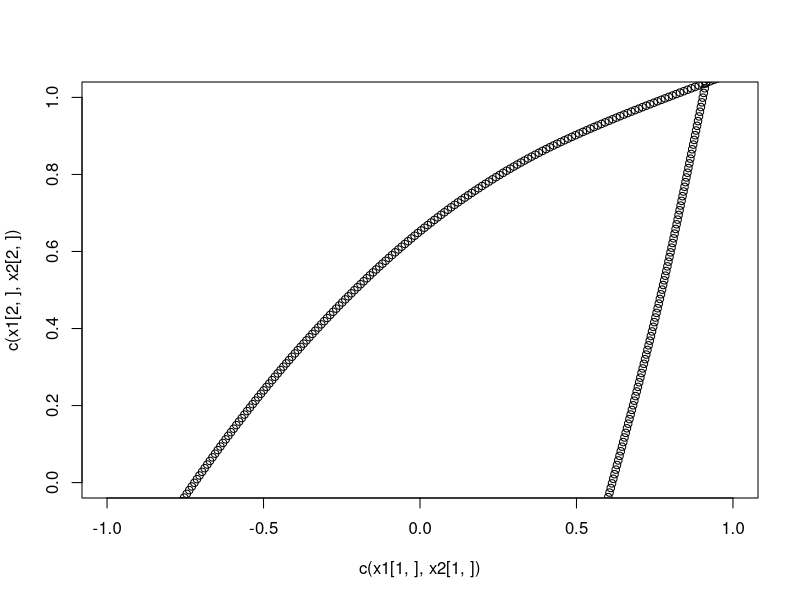
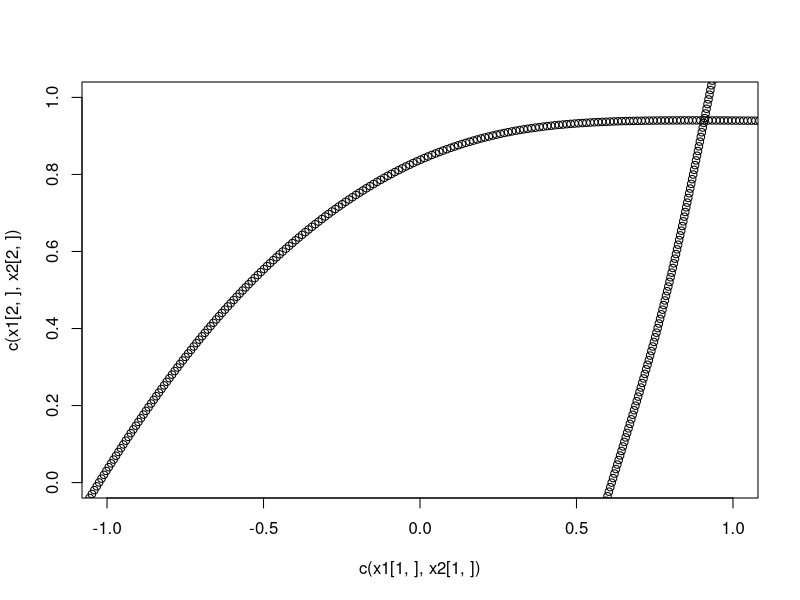
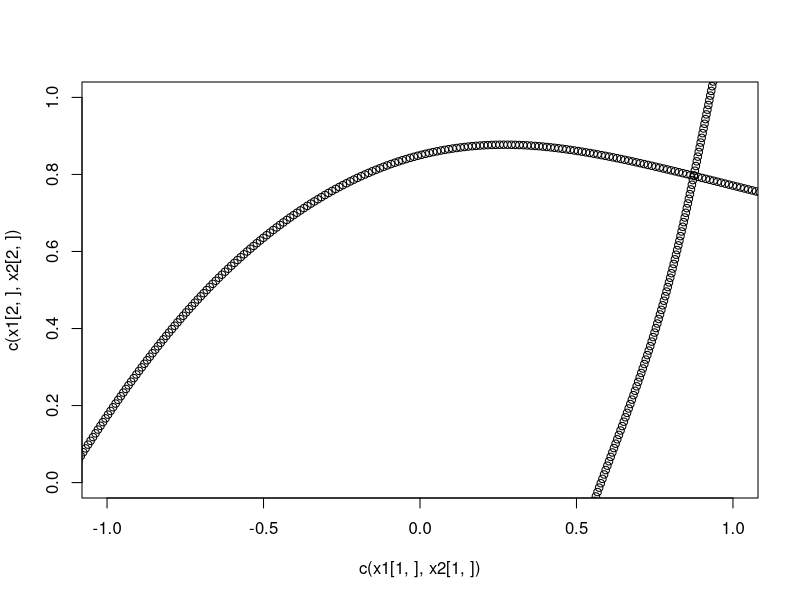
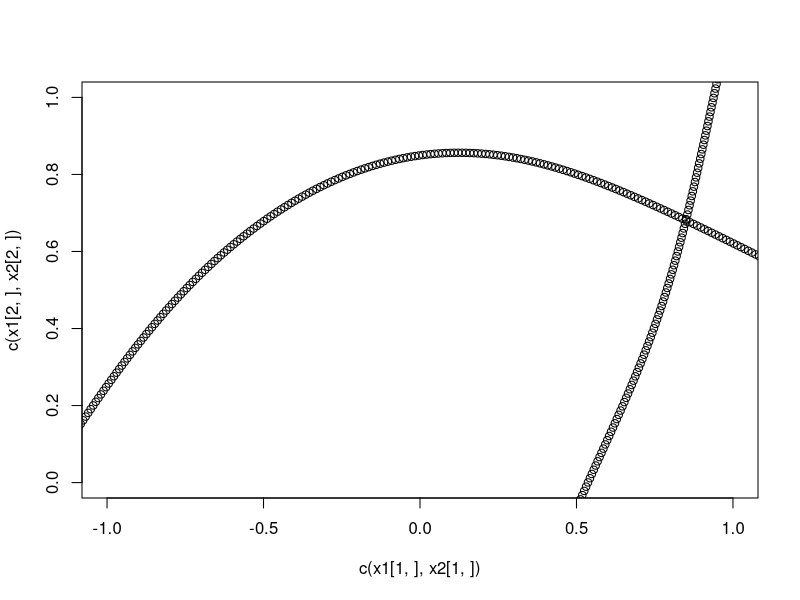
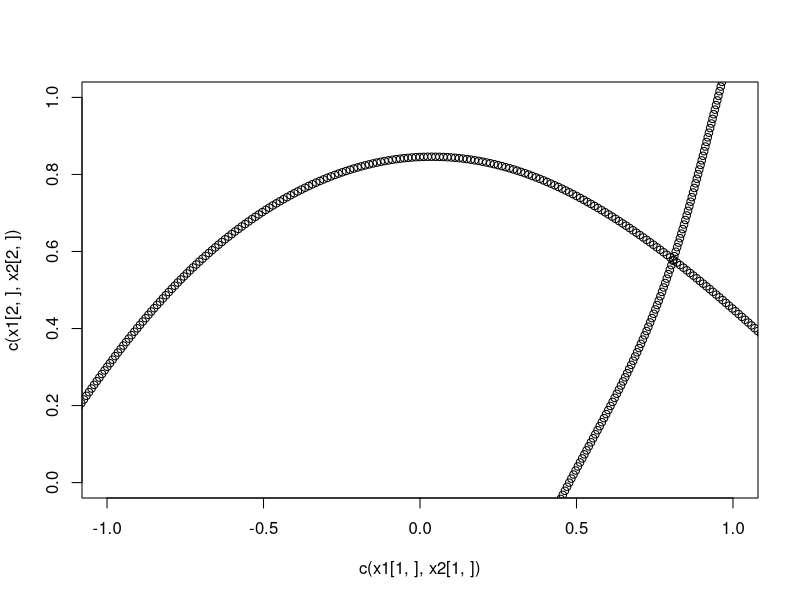
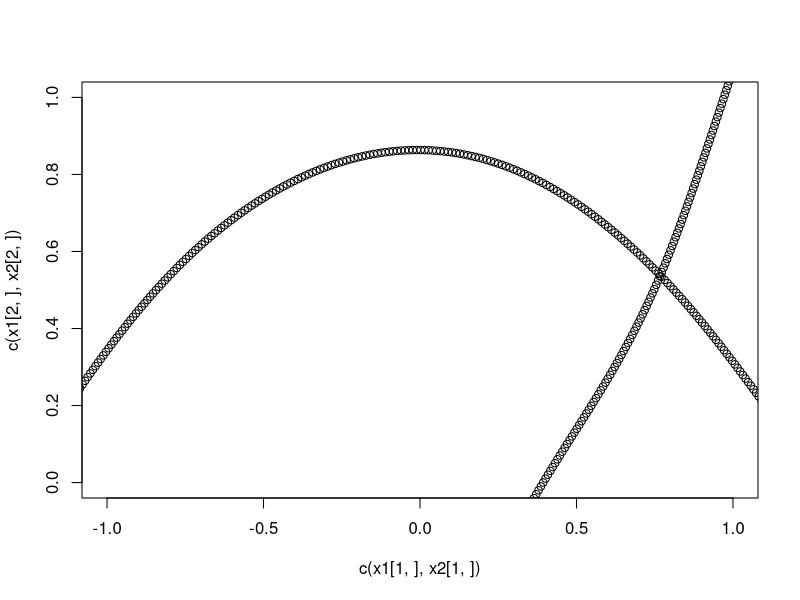
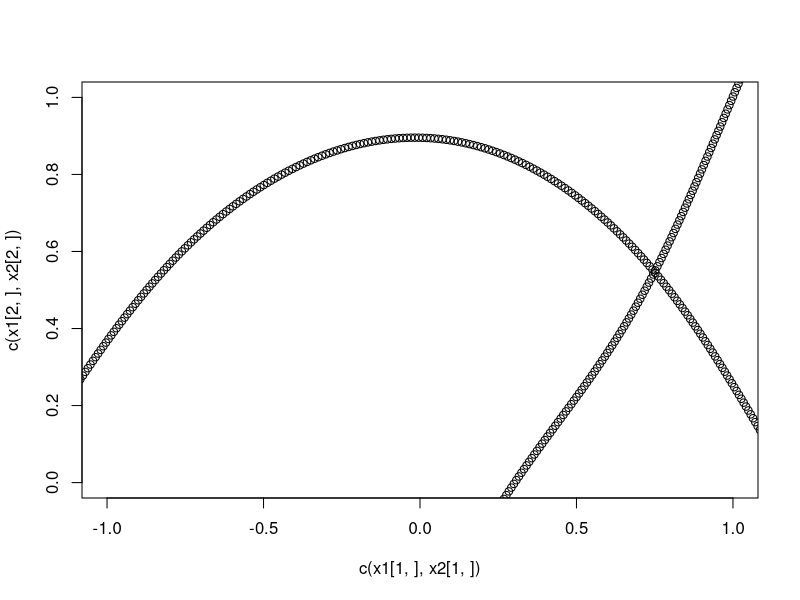
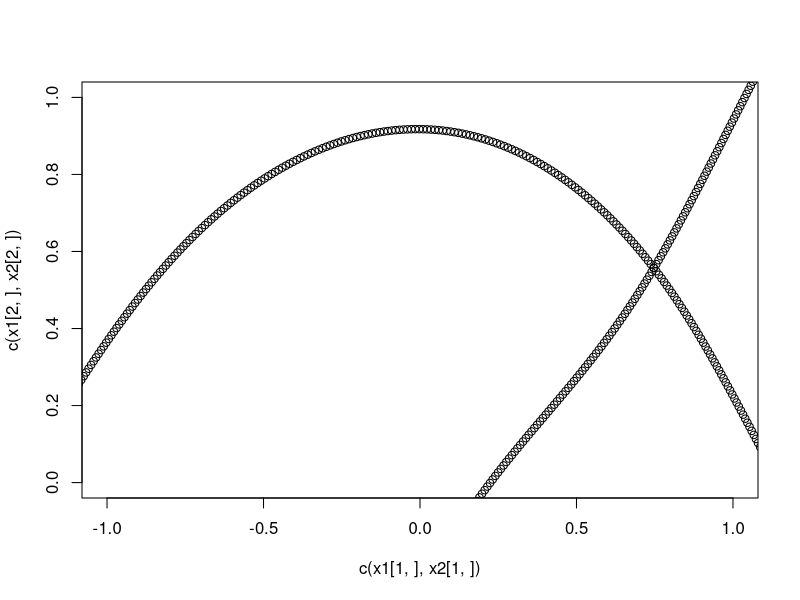

Here is the R script that generated these plots, in order: (Note: a time limit stopped this script after it produced the figures.)
t1=(1:100)/100

#t=floor(rnorm(100,mean=0.5,sd=0.2)*100)/100
#t[1:50]=floor(rnorm(50,mean=0.3,sd=0.1)*100)/100
#t[51:100]=floor(rnorm(50,mean=0.6,sd=0.1)*100)/100

#crossing half circle
v=1*pi
x<-cos(v*t1)
y<-sin(v*t1)
x<-c(x,cos(v*t1))
y<-c(y,1-sin(v*t1))


#crissing square
"x=v*t1
y=v*((2*t1)^2)#+rnorm(100,0,1)
x<-c(x,x)
y<-c(y,-y+7)/5"
data<-matrix(0,2,100*2)
data[1,]=x
data[2,]=y

x1_0=runif(2)
x2_0=runif(2)

alpha1_0=runif(2)
alpha1_0=alpha1_0/sum(alpha1_0*alpha1_0)^0.5
alpha2_0=runif(2)
alpha2_0=alpha2_0/sum(alpha2_0*alpha2_0)^0.5

z=runif(200)

v=1*pi
#crossing sqaure
#v=2.2*pi

alpha1_0=alpha1_0/sqrt(sum(alpha1_0^2))*v

x1_0=x1_0-alpha1_0*0.5

alpha2_0=alpha2_0/sqrt(sum(alpha2_0^2))*v

x2_0=x2_0-alpha2_0*0.5

N=250
alpha1=matrix(rep(c(alpha1_0),2*N),2,N)
alpha2=matrix(rep(c(alpha2_0),2*N),2,N)

prob_t1=matrix(runif(200*N),nrow=200,ncol=N)
prob_t1=prob_t1/apply(prob_t1,1,sum)
prob_t2=matrix(runif(200*N),nrow=200,ncol=N)
prob_t2=prob_t2/apply(prob_t2,1,sum)
x1=matrix(nrow=2,ncol=N)
x2=matrix(nrow=2,ncol=N)

#rho=10

xlim_plot=c(-1,1)
ylim_plot=c(0,1)
#crossing half circle
t_act=10
k=1
#crossing half circle
rho_delta=1e-2*N
#crossing square
#rho_delta=9e-3*N
#t_act=6
rho=(1/rho_delta)/2/N

for ( c in 1:1000){
  
  
  
  Er1=0
  temp_x=x1_0
  prob_t1[,1]=-t_act*apply((data-temp_x)^2,2,sum)
  Er1=Er1+exp(-t_act*apply((data-temp_x)^2,2,sum))
  x1[,1]=x1_0
  for( i in 2:N){
    temp_x=temp_x+alpha1[,i-1]/N
    x1[,i]=temp_x
    prob_t1[,i]=-t_act*apply((data-temp_x)^2,2,sum)
    Er1=Er1+exp(-t_act*apply((data-temp_x)^2,2,sum))
  }
  prob_t1=prob_t1-apply(prob_t1,1,max)
  prob_t1=exp(prob_t1)
  prob_t1=prob_t1/apply(prob_t1,1,sum)
  
  
  Er2=0
  temp_x=x2_0
  prob_t2[,1]=-t_act*apply((data-temp_x)^2,2,sum)
  Er2=Er2+exp(-t_act*apply((data-temp_x)^2,2,sum))
  x2[,1]=x2_0
  for( i in 2:N){
    temp_x=temp_x+alpha2[,i-1]/N
    x2[,i]=temp_x
    prob_t2[,i]=-t_act*apply((data-temp_x)^2,2,sum)
    Er2=Er2+exp(-t_act*apply((data-temp_x)^2,2,sum))
  }
  prob_t2=prob_t2-apply(prob_t2,1,max)
  prob_t2=exp(prob_t2)
  prob_t2=prob_t2/apply(prob_t2,1,sum)
  
  Er1=Er1^k
  Er2=Er2^k
  z=Er1/(Er1+Er2)
  Er=sum((cbind(alpha1,alpha1[,N])-cbind(alpha1[,1],alpha1))^2)+
    sum((cbind(alpha2,alpha2[,N])-cbind(alpha2[,1],alpha2))^2)#+
  #4*sum(alpha1^2)+4*sum(alpha2^2)
  
  #Er=Er/(2*rho*N)
  Er=Er*rho_delta
  Er=Er+sum(-log(Er1+Er2))
  print(Er)
  
  
  
  
  
    K=sum(z)
    h=0
    temp_x=x1_0
    h=h-apply(t(data-temp_x)*prob_t1[,1]*z,2,sum)
    K=K-sum(prob_t1[,1]*z)
    
    alpha_0=alpha1[,1]
    l=h+K*alpha_0*1/N
    alpha1[,1]=0*alpha1[,1]+sum(alpha1[,2]*alpha1[,1])*alpha1[,2]+rho*l
    alpha1[,1]=alpha1[,1]/sum(alpha1[,1]*alpha1[,1])^0.5*v
    h=h-c((alpha1[,1]-alpha_0)/N)*K
    
    
    la<-c()
    for(i in 2:(N-1)){
      temp_x=temp_x+alpha1[,i-1]/N
      h=h-apply(t(data-temp_x)*prob_t1[,i]*z,2,sum)
      K=K-sum(prob_t1[,i]*z)
      
      alpha_0=alpha1[,i]
      l=h+K*alpha_0/N
      alpha1[,i]=-0*alpha1[,i]+
        sum(alpha1[,i+1]*alpha1[,i])*alpha1[,i+1]+
        sum(alpha1[,i-1]*alpha1[,i])*alpha1[,i-1]+rho*l
      #alpha1[,i]=alpha1[,i]/sum(alpha1[,i]*alpha1[,i])^0.5*v
      
      lambda=v+abs(sum(alpha1[,i+1]*alpha1[,i-1]))/v
      if(sum(alpha1[,i]*alpha1[,i])^0.5 >= lambda){
        alpha1[,i]=alpha1[,i]/sum(alpha1[,i]*alpha1[,i])^0.5*v
      }
      else{
        
        alpha1[,i]=alpha_0
        print("wow")
        
      }
      
      
      
      h=h-c((alpha1[,i]-alpha_0)/N)*K
      
      la<-cbind(la,l)
      
    }
    alpha1[,N]=alpha1[,N-1]
    
    
    K=sum((1-z))
    h=0
    temp_x=x2_0
    h=h-apply(t(data-temp_x)*prob_t2[,1]*(1-z),2,sum)
    K=K-sum(prob_t2[,1]*(1-z))
    
    alpha_0=alpha2[,1]
    l=h+K*alpha_0*1/N
    alpha2[,1]=0*alpha2[,1]+sum(alpha2[,2]*alpha2[,1])*alpha2[,2]+rho*l
    alpha2[,1]=alpha2[,1]/sum(alpha2[,1]*alpha2[,1])^0.5*v
    h=h-c((alpha2[,1]-alpha_0)/N)*K
    
    
    la<-c()
    
    for(i in 2:(N-1)){
      temp_x=temp_x+alpha2[,i-1]/N
      h=h-apply(t(data-temp_x)*prob_t2[,i]*(1-z),2,sum)
      K=K-sum(prob_t2[,i]*(1-z))
      
      alpha_0=alpha2[,i]
      l=h+K*alpha_0/N
      alpha2[,i]=-0*alpha2[,i]+
        sum(alpha2[,i+1]*alpha2[,i])*alpha2[,i+1]+
        sum(alpha2[,i-1]*alpha2[,i])*alpha2[,i-1]+rho*l
      #alpha2[,i]=alpha2[,i]/sum(alpha2[,i]*alpha2[,i])^0.5*v
      
      lambda=v+abs(sum(alpha2[,i+1]*alpha2[,i-1]))/v
      if(sum(alpha2[,i]*alpha2[,i])^0.5 >= lambda){
        alpha2[,i]=alpha2[,i]/sum(alpha2[,i]*alpha2[,i])^0.5*v
      }
      else{
        
        alpha2[,i]=alpha_0
        
        
      }
      
      h=h-c((alpha2[,i]-alpha_0)/N)*K
      
      la<-cbind(la,l)
      
    }
    alpha2[,N]=alpha2[,N-1]
  
  
  
    
    Er1=0
    temp_x=x1_0
    prob_t1[,1]=-t_act*apply((data-temp_x)^2,2,sum)
    Er1=Er1+exp(-t_act*apply((data-temp_x)^2,2,sum))
    x1[,1]=x1_0
    for( i in 2:N){
      temp_x=temp_x+alpha1[,i-1]/N
      x1[,i]=temp_x
      prob_t1[,i]=-t_act*apply((data-temp_x)^2,2,sum)
      Er1=Er1+exp(-t_act*apply((data-temp_x)^2,2,sum))
    }
    prob_t1=prob_t1-apply(prob_t1,1,max)
    prob_t1=exp(prob_t1)
    prob_t1=prob_t1/apply(prob_t1,1,sum)
    
    
    Er2=0
    temp_x=x2_0
    prob_t2[,1]=-t_act*apply((data-temp_x)^2,2,sum)
    Er2=Er2+exp(-t_act*apply((data-temp_x)^2,2,sum))
    x2[,1]=x2_0
    for( i in 2:N){
      temp_x=temp_x+alpha2[,i-1]/N
      x2[,i]=temp_x
      prob_t2[,i]=-t_act*apply((data-temp_x)^2,2,sum)
      Er2=Er2+exp(-t_act*apply((data-temp_x)^2,2,sum))
    }
    prob_t2=prob_t2-apply(prob_t2,1,max)
    prob_t2=exp(prob_t2)
    prob_t2=prob_t2/apply(prob_t2,1,sum)
    
  
  n=runif(2)
  n=n/sqrt(sum(n^2))
  ori=n
  temp_l=x1-x1_0
  temp_h=t(t(data-x1_0)*z)
  S=-temp_l[,2:N]%*%t(prob_t1[,2:N])%*%t(temp_h)
  S=S-2*ori%*%t(ori)%*%S+t(S)-2*t(S)%*%ori%*%t(ori)
  n=sum(abs(S))*n+S%*%n
#  n=2*sum(abs(S))*n
 # n=n+S%*%ori-2*ori*sum(ori*S%*%ori)-t(S)%*%ori
  n=n/sqrt(sum(n^2))
  alpha1=(diag(c(1,1))-2*n%*%t(n))%*%(diag(c(1,1))-2*ori%*%t(ori))%*%alpha1
  
  x1[,2:N]=x1_0+((diag(c(1,1))-2*n%*%t(n))%*%(diag(c(1,1))-2*ori%*%t(ori))%*%temp_l)[,2:N]
  
  
  temp_x=x1_0
  for(i in 2:(N-1)){
    n=runif(2)
    n=n/sqrt(sum(n^2))
    ori=n
    temp_x=temp_x+alpha1[,i-1]/N
    temp_l=x1-temp_x
    temp_h=t(t(data-temp_x)*z)
    S=-temp_l[,(i+1):N]%*%t(prob_t1[,(i+1):N])%*%t(temp_h)
    S=S-rho_delta*alpha1[,i]%*%t(alpha1[,i-1])
    S=S-2*ori%*%t(ori)%*%S+t(S)-2*t(S)%*%ori%*%t(ori)
    n=sum(abs(S))*n+S%*%n
    #n=2*sum(abs(S))*n
    #n=n+S%*%ori-2*ori*sum(ori*(S%*%ori))-t(S)%*%ori
    n=n/sqrt(sum(n^2))
    alpha1[,i:N]=(diag(c(1,1))-2*n%*%t(n))%*%(diag(c(1,1))-2*ori%*%t(ori))%*%alpha1[,i:N]
    x1[,(i+1):N]=temp_x+((diag(c(1,1))-2*n%*%t(n))%*%(diag(c(1,1))-2*ori%*%t(ori))%*%temp_l)[,(i+1):N]
    
  }
  

  
  
  n=runif(2)
  n=n/sqrt(sum(n^2))
  ori=n
  temp_l=x2-x2_0
  temp_h=t(t(data-x2_0)*(1-z))
  S=-temp_l[,2:N]%*%t(prob_t2[,2:N])%*%t(temp_h)
  S=S-2*ori%*%t(ori)%*%S+t(S)-2*t(S)%*%ori%*%t(ori)
  n=sum(abs(S))*n+S%*%n
  #n=2*sum(abs(S))*n
  #n=n+S%*%ori-2*ori*sum(ori*S%*%ori)-t(S)%*%ori
  n=n/sqrt(sum(n^2))
  alpha2=(diag(c(1,1))-2*n%*%t(n))%*%(diag(c(1,1))-2*ori%*%t(ori))%*%alpha2
  
  x2[,2:N]=x2_0+((diag(c(1,1))-2*n%*%t(n))%*%(diag(c(1,1))-2*ori%*%t(ori))%*%temp_l)[,2:N]
  
  temp_x=x2_0
  for(i in 2:(N-1)){
    n=runif(2)
    n=n/sqrt(sum(n^2))
    ori=n
    temp_x=temp_x+alpha2[,i-1]/N
    temp_l=x2-temp_x
    temp_h=t(t(data-temp_x)*(1-z))
    S=-temp_l[,(i+1):N]%*%t(prob_t2[,(i+1):N])%*%t(temp_h)
    S=S-rho_delta*alpha2[,i]%*%t(alpha2[,i-1])
    S=S-2*ori%*%t(ori)%*%S+t(S)-2*t(S)%*%ori%*%t(ori)
    n=sum(abs(S))*n+S%*%n
    #n=2*sum(abs(S))*n
    #n=n+S%*%ori-2*ori*sum(ori*(S%*%ori))-t(S)%*%ori
    n=n/sqrt(sum(n^2))
    alpha2[,i:N]=(diag(c(1,1))-2*n%*%t(n))%*%(diag(c(1,1))-2*ori%*%t(ori))%*%alpha2[,i:N]
    x2[,(i+1):N]=temp_x+((diag(c(1,1))-2*n%*%t(n))%*%(diag(c(1,1))-2*ori%*%t(ori))%*%temp_l)[,(i+1):N]
    
  }
  
  
  
  
  tc1=apply(t(data)*z,2,sum)/sum(z)
  tc2=apply(t(data)*(1-z),2,sum)/sum(1-z)
  xc1=apply(t(x1)*apply(prob_t1*z,2,sum),2,sum)/sum(z)
  x1_0=x1_0+(tc1-xc1)
  xc2=apply(t(x2)*apply(prob_t2*(1-z),2,sum),2,sum)/sum(1-z)
  x2_0=x2_0+(tc2-xc2)
  
  plot(c(x1[1,],x2[1,]),c(x1[2,],x2[2,]),xlim=xlim_plot,ylim=ylim_plot)
  
  
}



plot(data[1,],data[2,],xlim=xlim_plot,ylim=ylim_plot)
plot(apply(t(prob_t1[which(z>0.5),])*((1:N)/N),2,sum))
plot(apply(t(prob_t2[which(z<0.5),])*((1:N)/N),2,sum))
